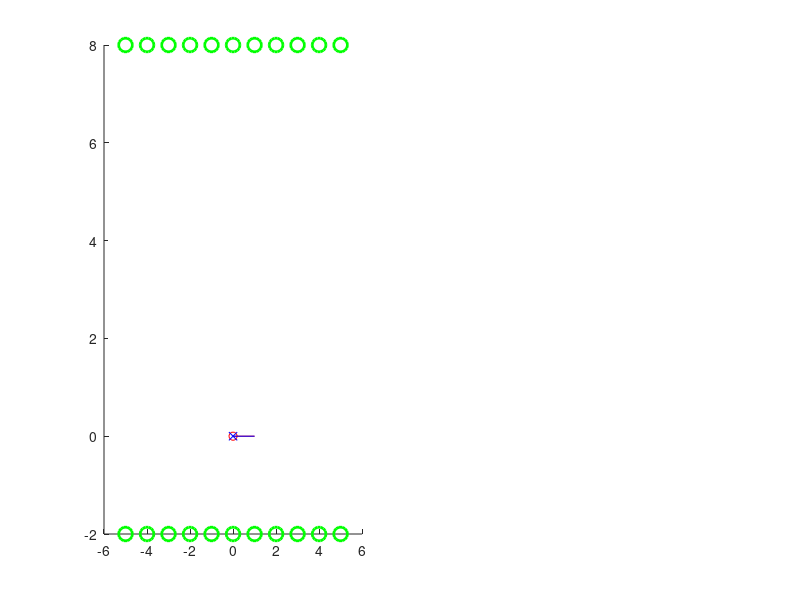

MATLAB code to generate this figure: (Note: this script raises an error after producing the figure.)
% Extended Kalman Filter SLAM example
clear;clc;

rng('default')

% Time
Tf = 40;
dt = 0.5;
T = 0:dt:Tf;

% Initial Robot State
x0 = [0 0 0]';

% Control inputs
u = ones(2, length(T));
u(2,:)=0.3*u(2,:);

% Motion Disturbance model
R = [0.001 0 0; 
     0 0.001 0; 
     0 0 0.001];
[RE, Re] = eig(R);

% Prior over robot state
mu0r = [0 0 0]'; % mean (mu)
S0rr = 0.00000000001*eye(3);% covariance (Sigma)

% Feature Map
%M = 10;
%map = 8*rand(2,M);
map = [-5:1:5 5:-1:-5; -2*ones(1,11) 8*ones(1,11)];
M = length(map);
% Prior over feature map
mu0m = zeros(2*M,1);
S0mm = 100*eye(2*M);
newfeature = ones(M,1);

%Measurement model
rmax = 5; % Max range
thmax = pi/4; % 1/2 Field of view

% Measurement noise
Qi = [0.00001 0; 
     0 0.00001];

[QiE, Qie] = eig(Qi);
maxiters = 1;

% Simulation Initializations
n = length(R(:,1)); % Number of vehicle states
xr = zeros(n,length(T)); % Vehicle states 
xr(:,1) = x0;
N = n+2*M;
m = length(Qi(:,1)); % Number of measurements per feature 
y = zeros(m*M,length(T)); % Measurements

mu = [mu0r; mu0m];
S = [S0rr zeros(n,2*M);  zeros(2*M,n) S0mm];
%S = [S0rr 100*ones(n,2*M);  100*ones(2*M,n) S0mm];

mu_S = zeros(N,length(T)); % Belief
mu_S(:,1) = mu;

%% Plot results
t=1;
    figure(1);clf; 
    subplot(1,2,1); hold on;
    plot(map(1,:),map(2,:),'go', 'MarkerSize',10,'LineWidth',2);
    plot(xr(1,1:t),xr(2,1:t), 'ro--')
    plot([xr(1,t) xr(1,t)+1*cos(xr(3,t))],[xr(2,t) xr(2,t)+1*sin(xr(3,t))], 'r-')
    plot(mu_S(1,1:t),mu_S(2,1:t), 'bx--')
    plot([mu_S(1,t) mu_S(1,t)+1*cos(mu_S(3,t))],[mu_S(2,t) mu_S(2,t)+1*sin(mu_S(3,t))], 'b-')
    mu_pos = [mu(1) mu(2)];
    S_pos = [S(1,1) S(1,2); S(2,1) S(2,2)];
    error_ellipse(S_pos,mu_pos,0.75);
    error_ellipse(S_pos,mu_pos,0.95);

    for i=1:M
          if (~newfeature(i))
              fi = 2*(i-1)+1;
              fj = 2*i;
              plot([xr(1,t) xr(1,t)+y(fi,t)*cos(y(fj,t)+xr(3,t))], [xr(2,t) xr(2,t)+y(fi,t)*sin(y(fj,t)+xr(3,t))], 'c');
              plot(mu(3+fi),mu(3+fj), 'gx')
              mu_pos = [mu(3+fi) mu(3+fj)];
              S_pos = [S(3+fi,3+fi) S(3+fi,3+fj); S(3+fj,3+fi) S(3+fj,3+fj)];
              error_ellipse(S_pos,mu_pos,0.75);
          end
    end
    axis equal
%     axis([-4 6 -1 7])
    title('SLAM with Range & Bearing Measurements')
    
    subplot(1,2,2);
    image(10000*S);
    colormap('gray');
    title('Covariance matrix')
    F(t) = getframe(gcf);

    
%% Main loop
for t=2:length(T)
    %% Simulation
    % Select a motion disturbance
    e = RE*sqrt(Re)*randn(n,1);
    % Update robot state
    xr(:,t) = [xr(1,t-1)+u(1,t)*cos(xr(3,t-1))*dt;
              xr(2,t-1)+u(1,t)*sin(xr(3,t-1))*dt;
              xr(3,t-1)+u(2,t)*dt] + e;

    % Take measurements
    % For each feature
    flist = zeros(M,1);
    for i=1:M
        % If feature is visible
        if (inview(map(:,i),xr(:,t),rmax,thmax))
            flist(i) = 1;
            % Select a motion disturbance
            d = QiE*sqrt(Qie)*randn(m,1);
            % Determine measurement
            y(2*(i-1)+1:2*i,t) = [sqrt((map(1,i)-xr(1,t))^2 + (map(2,i)-xr(2,t))^2);
                atan2(map(2,i)-xr(2,t),map(1,i)-xr(1,t))-xr(3,t)] + d;
        end
    end
    
    %% Extended Kalman Filter Estimation
    % Prediction update
    mu(1:3) = [mu(1)+u(1,t)*cos(mu(3))*dt;
           mu(2)+u(1,t)*sin(mu(3))*dt;
           mu(3)+u(2,t)*dt];
    
    Gt = [ 1 0 -u(1,t)*sin(mu(3))*dt;
           0 1 u(1,t)*cos(mu(3))*dt;
           0 0 1];
    
    S(1:n,1:n) = Gt*S(1:n,1:n)*Gt' + R;

    
    % Measurement update
    for i=1:M
        if (flist(i))
            % Feature initialization
            if (newfeature(i) == 1)
                mu(3+2*(i-1)+1) = mu(1)+y(2*(i-1)+1,t)*cos(y(2*i,t)+mu(3));
                mu(3+2*i) = mu(2)+y(2*(i-1)+1,t)*sin(y(2*i,t)+mu(3));
                newfeature(i) = 0;
            else
                for iter = 1:maxiters
                    % Linearization
                    % Predicted range
                    dx = mu(3+2*(i-1)+1)-mu(1);
                    dy = mu(3+2*i)-mu(2);
                    rp = sqrt((dx)^2+(dy)^2);
                    
                    Fi = zeros(5,N);
                    Fi(1:n,1:n) = eye(n);
                    Fi(4:5,3+2*(i-1)+1:3+2*i) = eye(2);
                    Ht = [ -dx/rp ...
                        -dy/rp ...
                        0 ...
                        dx/rp ...
                        dy/rp;
                        dy/rp^2 ...
                        -dx/rp^2 ...
                        -1 ...
                        -dy/rp^2 ...
                        dx/rp^2]*Fi;
                    
                    I = y(2*(i-1)+1:2*i,t)-[rp;
                        (atan2(dy,dx) - mu(3))];
                    I(2) = mod(I(2)+pi,2*pi)-pi;
                    
                    % Measurement update
                    K = S*Ht'*inv(Ht*S*Ht'+Qi);
                    mu = mu + K*I;
                    if (iter==maxiters)
                        S = (eye(n+2*M)-K*Ht)*S;
                    end
                end
            end
        end
    end
    pause(0.1);
    
    % Store results
    mu_S(:,t) = mu;
    
    
    %% Plot results
    figure(1);clf;
    subplot(1,2,1); hold on;
    plot(map(1,:),map(2,:),'go', 'MarkerSize',10,'LineWidth',2);
    plot(xr(1,1:t),xr(2,1:t), 'ro--')
    plot([xr(1,t) xr(1,t)+1*cos(xr(3,t))],[xr(2,t) xr(2,t)+1*sin(xr(3,t))], 'r-')
    plot(mu_S(1,1:t),mu_S(2,1:t), 'bx--')
    plot([mu_S(1,t) mu_S(1,t)+1*cos(mu_S(3,t))],[mu_S(2,t) mu_S(2,t)+1*sin(mu_S(3,t))], 'b-')
    mu_pos = [mu(1) mu(2)];
    S_pos = [S(1,1) S(1,2); S(2,1) S(2,2)];
    error_ellipse(S_pos,mu_pos,0.75);
    error_ellipse(S_pos,mu_pos,0.95);
    
    for i=1:M
        if (~newfeature(i))
            fi = 2*(i-1)+1;
            fj = 2*i;
            plot([xr(1,t) xr(1,t)+y(fi,t)*cos(y(fj,t)+xr(3,t))], [xr(2,t) xr(2,t)+y(fi,t)*sin(y(fj,t)+xr(3,t))], 'c');
            plot(mu(3+fi),mu(3+fj), 'gx')
            mu_pos = [mu(3+fi) mu(3+fj)];
            S_pos = [S(3+fi,3+fi) S(3+fi,3+fj); S(3+fj,3+fi) S(3+fj,3+fj)];
            error_ellipse(S_pos,mu_pos,0.75);
        end
    end
    axis equal
    %     axis([-4 6 -1 7])
    title('SLAM with Range & Bearing Measurements')
    
    subplot(1,2,2);
    image(10000*S);
    colormap('gray');
    title('Covariance matrix')
    
    F(t) = getframe(gcf);
end

figure(2);clf;hold on;
plot(T, xr(1,:)-mu_S(1,:) ,'b')
plot(T, xr(2,:)-mu_S(2,:) ,'r')
plot(T, xr(3,:)-mu_S(3,:) ,'g')
title('Estimation error plot')